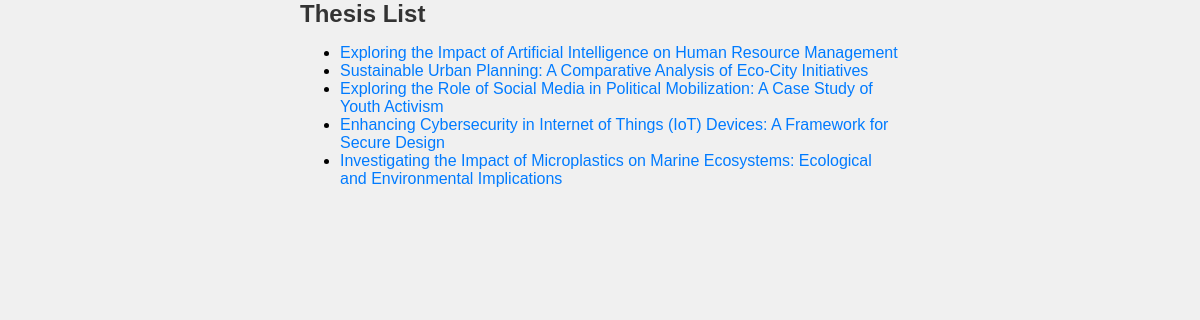
The page / on the database its author committed.
### authors/models.py (models this page shows, shortened)
class Thesis(models.Model):
    title = models.CharField(max_length=200)
    author = models.CharField(max_length=100)
    abstract = models.TextField()
    year = models.IntegerField()

### authors/views.py (the view)
# urls.py: path('', views.thesis_list, name='thesis_list'),
def thesis_list(request):
    theses = Thesis.objects.all()
    return render(request, 'thesis_list.html', {'theses': theses})

### authors/templates/thesis_list.html (shortened to what this page needs)
{% load static %}
<!DOCTYPE html>
<html lang="en">
<head>
    <link rel="stylesheet" href="{% static 'styles.css' %}">
</head>
<body>
    <h1>Thesis List</h1>
    <ul>
        {% for thesis in theses %}
            <li><a href="{% url 'thesis_detail' thesis.id %}">{{ thesis.title }}</a></li>
        {% endfor %}
    </ul>
</body>
</html>

### mystaticfiles/styles.css (style rules this page uses)
body { font-family: Arial, sans-serif; margin: auto; max-width: 50%; padding: 0; background-color: #f0f0f0; }
h1 { margin-top: 0; color: #333; font-size: 24px; }
a { color: #007bff; text-decoration: none; }

### rows shown on the page
Thesis: title "Exploring the Impact of Artificial Intelligence on Human Resource Management"
Thesis: title "Sustainable Urban Planning: A Comparative Analysis of Eco-City Initiatives"
Thesis: title "Exploring the Role of Social Media in Political Mobilization: A Case Study of Youth Activism"
Thesis: title "Enhancing Cybersecurity in Internet of Things (IoT) Devices: A Framework for Secure Design"
Thesis: title "Investigating the Impact of Microplastics on Marine Ecosystems: Ecological and Environmental Implications"
